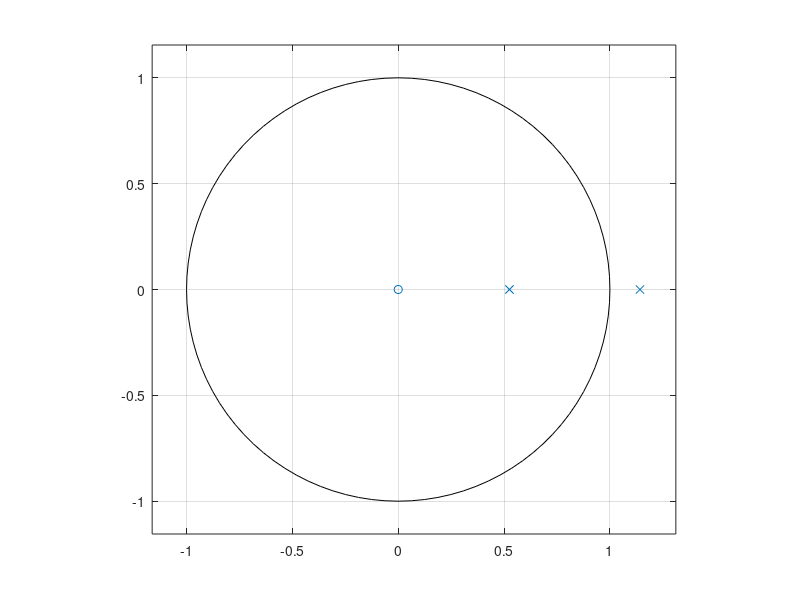

Write the MATLAB code that produced this figure.
b=[0 0.5 0];                        %numerator
a=[1 -1.7*cos(pi/16) 0.6];       		%denominator
[z, p, c] = tf2zp(b, a);	    			%z transform
zplane(z, p);		   			            %z transform

b=[4 0 -2];
a=[1 0 -1];
[r,p,k]=residuez(b,a)

